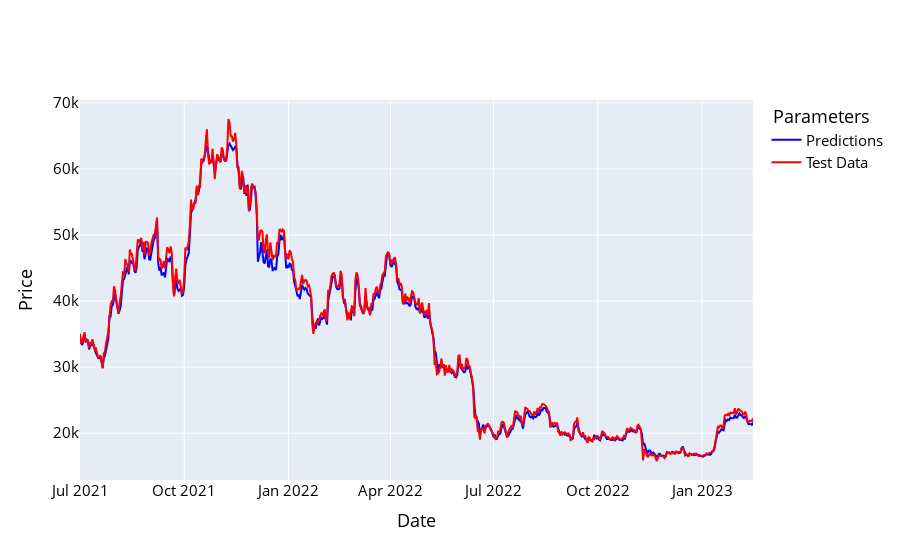

Here is the notebook cell this chart was saved with:
### Code cell
names = cycle(['Predictions','Test Data'])

fig = go.Figure()
fig.add_trace(go.Scatter(x=y_test_df.index, y=y_pred_df['Adj Close'], name='Predictions',
                         line=dict(width=2, color='blue')))
fig.add_trace(go.Scatter(x=y_test_df.index, y=y_test_df['Adj Close'], name='Test Data',
                         line=dict(width=2, color='red')))
fig.update_layout(xaxis_title='Date', yaxis_title='Price', font_size=15, font_color='black',legend_title_text=' Parameters')
fig.show()

### Figure 1 — Plotly figure (JSON) as saved in the notebook; plotly's stock layout.template omitted (floating-point values rounded to 4 significant figures; data arrays with more than 128 entries replaced by an {"elided": "..."} marker saying what was removed)
{"data": [{"line": {"color": "blue", "width": 2}, "name": "Predictions", "type": "scatter", "x": {"elided": "595 str values"}, "y": {"elided": "595 float values"}}, {"line": {"color": "red", "width": 2}, "name": "Test Data", "type": "scatter", "x": {"elided": "595 str values"}, "y": {"elided": "595 float values"}}], "layout": {"font": {"color": "black", "size": 15}, "legend": {"title": {"text": " Parameters"}}, "xaxis": {"title": {"text": "Date"}}, "yaxis": {"title": {"text": "Price"}}}}
